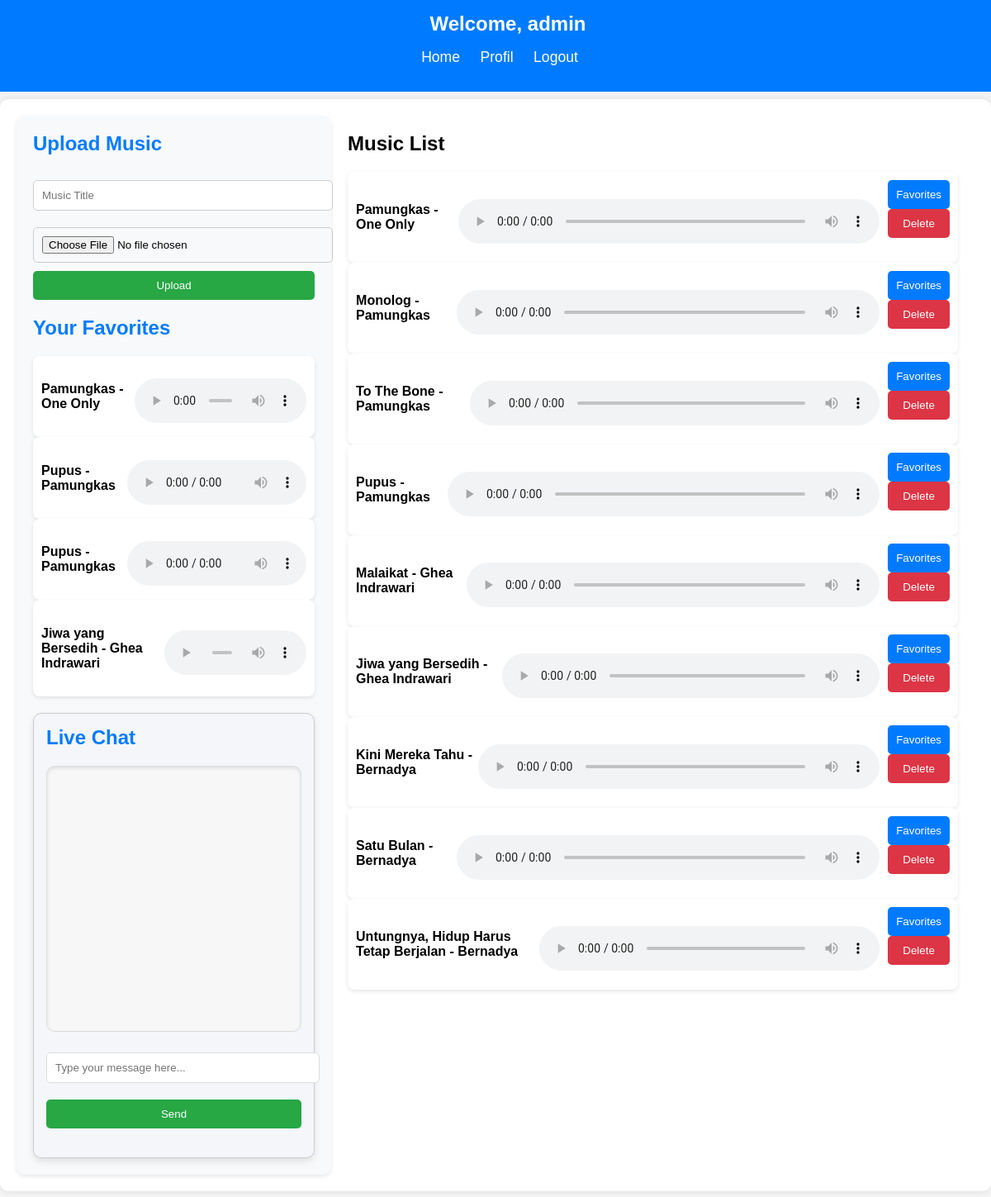
The app's page /config/dashboard.php (signed in) with its own data.
### tables this page shows
CREATE TABLE `favorites` (
  `id` int(11) NOT NULL,
  `user_id` int(11) DEFAULT NULL,
  `music_id` int(11) DEFAULT NULL
);

CREATE TABLE `music` (
  `id` int(11) NOT NULL,
  `title` varchar(100) DEFAULT NULL,
  `file_path` varchar(255) DEFAULT NULL,
  `uploaded_by` int(11) DEFAULT NULL
);

### config/music.php (called while the page is built, shortened)
<?php
function getFavorites($pdo, $user_id) {
    $stmt = $pdo->prepare("SELECT * FROM favorites INNER JOIN music ON favorites.music_id = music.id WHERE favorites.user_id = ?");
    $stmt->execute([$user_id]);
    return $stmt->fetchAll();
}
?>

### config/dashboard.php (the view, shortened to what this page needs)
<?php
include 'db.php';
include 'music.php';
$music_list = $pdo->query("SELECT * FROM music")->fetchAll();
$favorites = getFavorites($pdo, $_SESSION['user_id']);
?>
<!DOCTYPE html>
<html lang="en">
<head>
    <link rel="stylesheet" href="../css/style.css">
</head>
<body>
    <header>
        <h1>Welcome, <?php echo $_SESSION['role']; ?></h1>
        <nav>
            <ul>
                <li><a href="dashboard.php">Home</a></li>
                <li><a href="profil.php">Profil</a></li>
                <li><a href="logout.php">Logout</a></li>
            </ul>
        </nav>
    </header>
    <div class="main-container">
        <div class="left-section">
            <?php if ($_SESSION['role'] == 'admin'): ?>
                <h2>Upload Music</h2>
                <form action="music.php" method="POST" enctype="multipart/form-data">
                    <input type="text" name="title" placeholder="Music Title" required>
                    <input type="file" name="music_file" accept="audio/*" required>
                    <button type="submit" name="upload">Upload</button>
                </form>
            <?php endif; ?>
            <h2>Your Favorites</h2>
            <?php foreach ($favorites as $fav): ?>
                <div class="music-item">
                    <h4><?php echo $fav['title']; ?></h4>
                    <audio controls>
                        <source src="<?php echo $fav['file_path']; ?>" type="audio/mpeg">
                    </audio>
                </div>
            <?php endforeach; ?>
            <div class="live-chat">
                <h2>Live Chat</h2>
                <div id="chat-box">
                    <div id="chat-messages"></div>
                </div>
                <form id="chat-form">
                    <input type="text" id="chat-input" placeholder="Type your message here..." required>
                    <button type="submit">Send</button>
                </form>
            </div>
        </div>
        <div class="right-section">
            <h2>Music List</h2>
            <?php foreach ($music_list as $music): ?>
                <div class="music-item">
                    <h4><?php echo $music['title']; ?></h4>
                    <audio controls class="audio-player">
                        <source src="<?php echo $music['file_path']; ?>" type="audio/mpeg">
                    </audio>
                    <form action="music.php" method="POST">
                        <button type="submit" name="favorite">Favorites</button>
                        <?php if ($_SESSION['role'] == 'admin'): ?>
                            <button type="submit" name="delete">Delete</button>
                        <?php endif; ?>
                    </form>
                </div>
            <?php endforeach; ?>
        </div>
    </div>
</body>
</html>

### css/style.css (style rules this page uses)
body { font-family: Arial, sans-serif; background-color: #f4f4f4; margin: 0; padding: 0; display: flex; justify-content: center; min-height: 100vh; }
header { width: 100%; background-color: #007bff; color: white; padding: 15px; text-align: center; position: fixed; top: 0; left: 0; z-index: 1000; }
header h1 { margin: 0; font-size: 1.5em; }
nav { margin-top: 10px; }
nav ul { list-style: none; padding: 0; }
nav ul li { display: inline; margin-right: 20px; }
nav ul li a { color: white; text-decoration: none; font-size: 1.1em; }
.main-container { display: flex; justify-content: space-between; width: 100%; max-width: 1200px; margin: 120px auto 20px auto; background-color: white; padding: 20px; box-shadow: 0 0 10px rgba(0, 0, 0, 0.1); border-radius: 10px; }
.left-section { width: 30%; padding: 20px; background-color: #f8f9fa; border-radius: 10px; box-shadow: 0 2px 5px rgba(0, 0, 0, 0.1); }
.left-section h2 { margin-top: 0; color: #007bff; }
.right-section { width: 65%; padding: 20px; }
.right-section h2 { margin-top: 0; }
form { margin-bottom: 20px; display: flex; flex-direction: column; }
input[type="text"], input[type="file"] { padding: 10px; margin: 10px 0; width: 100%; border: 1px solid #ccc; border-radius: 5px; }
button { padding: 10px; background-color: #28a745; color: white; border: none; border-radius: 5px; cursor: pointer; }
.music-item { display: flex; justify-content: space-between; align-items: center; background-color: #fff; padding: 10px; border-radius: 8px; box-shadow: 0 2px 5px rgba(0, 0, 0, 0.1); }
.music-item audio { width: 100%; margin-top: 10px; }
.music-item button { margin-left: 10px; background-color: #007bff; }
.music-item button[name="delete"] { background-color: #dc3545; }
.live-chat { margin-top: 20px; border: 1px solid #ccc; border-radius: 10px; padding: 15px; background-color: #f4f6f9; box-shadow: 0 4px 8px rgba(0, 0, 0, 0.1); max-width: 600px; margin-left: auto; margin-right: auto; font-family: 'Arial', sans-serif; }
#chat-box { height: 300px; overflow-y: scroll; border: 1px solid #ddd; padding: 10px; background-color: #f7f7f7; margin-bottom: 15px; border-radius: 10px; box-shadow: inset 0 2px 4px rgba(0, 0, 0, 0.1); transition: background-color 0.3s ease; }
#chat-messages { height: 100%; overflow-y: auto; padding: 10px; display: flex; flex-direction: column; }
#chat-form { display: flex; gap: 10px; }
#chat-input { flex: 1; padding: 10px; border-radius: 5px; border: 1px solid #ddd; transition: border-color 0.3s ease; }
#chat-form button { padding: 10px; background-color: #28a745; color: white; border: none; border-radius: 5px; cursor: pointer; transition: background-color 0.3s ease; }

### records on screen
favorites: music.title "Pamungkas - One Only"
favorites: music.title "Pupus - Pamungkas"
favorites: music.title "Pupus - Pamungkas"
favorites: music.title "Jiwa yang Bersedih - Ghea Indrawari"
music: title "Pamungkas - One Only"
music: title "Monolog - Pamungkas"
music: title "To The Bone - Pamungkas"
music: title "Pupus - Pamungkas"
music: title "Malaikat - Ghea Indrawari"
music: title "Jiwa yang Bersedih - Ghea Indrawari"
music: title "Kini Mereka Tahu - Bernadya"
music: title "Satu Bulan - Bernadya"
music: title "Untungnya, Hidup Harus Tetap Berjalan - Bernadya"

### other values on screen
$_SESSION['role'] "admin"
